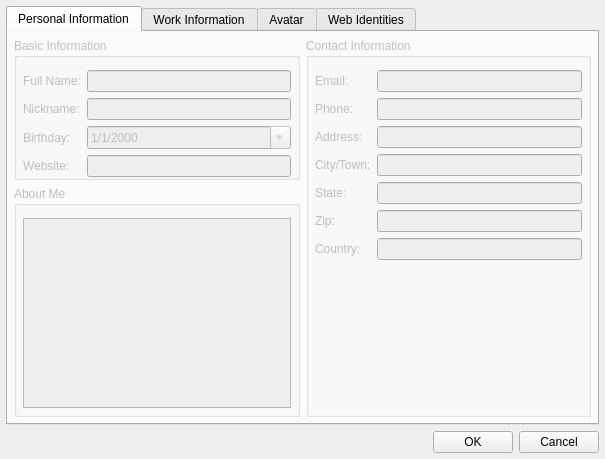
<ui version="4.0" >
 <class>EditProfileDialog</class>
 <widget class="QDialog" name="EditProfileDialog" >
  <property name="geometry" >
   <rect>
    <x>0</x>
    <y>0</y>
    <width>605</width>
    <height>459</height>
   </rect>
  </property>
  <property name="windowTitle" >
   <string>Edit Profile</string>
  </property>
  <layout class="QVBoxLayout" name="verticalLayout" >
   <property name="margin" >
    <number>6</number>
   </property>
   <item>
    <widget class="QTabWidget" name="mainTabWidget" >
     <property name="currentIndex" >
      <number>0</number>
     </property>
     <widget class="QWidget" name="tab" >
      <property name="enabled" >
       <bool>false</bool>
      </property>
      <attribute name="title" >
       <string>Personal Information</string>
      </attribute>
      <layout class="QHBoxLayout" name="horizontalLayout" >
       <property name="margin" >
        <number>6</number>
       </property>
       <item>
        <widget class="QWidget" native="1" name="widget" >
         <property name="sizePolicy" >
          <sizepolicy vsizetype="Preferred" hsizetype="Expanding" >
           <horstretch>0</horstretch>
           <verstretch>0</verstretch>
          </sizepolicy>
         </property>
         <layout class="QVBoxLayout" name="verticalLayout_2" >
          <property name="margin" >
           <number>0</number>
          </property>
          <item>
           <widget class="QGroupBox" name="groupBox_2" >
            <property name="sizePolicy" >
             <sizepolicy vsizetype="Preferred" hsizetype="Expanding" >
              <horstretch>0</horstretch>
              <verstretch>0</verstretch>
             </sizepolicy>
            </property>
            <property name="title" >
             <string>Basic Information</string>
            </property>
            <layout class="QFormLayout" name="formLayout_2" >
             <property name="fieldGrowthPolicy" >
              <enum>QFormLayout::AllNonFixedFieldsGrow</enum>
             </property>
             <property name="leftMargin" >
              <number>6</number>
             </property>
             <property name="topMargin" >
              <number>12</number>
             </property>
             <property name="rightMargin" >
              <number>6</number>
             </property>
             <property name="bottomMargin" >
              <number>0</number>
             </property>
             <item row="0" column="0" >
              <widget class="QLabel" name="label_9" >
               <property name="text" >
                <string>Full Name:</string>
               </property>
              </widget>
             </item>
             <item row="0" column="1" >
              <widget class="QLineEdit" name="fullNameLineEdit" />
             </item>
             <item row="1" column="0" >
              <widget class="QLabel" name="label_10" >
               <property name="text" >
                <string>Nickname:</string>
               </property>
              </widget>
             </item>
             <item row="1" column="1" >
              <widget class="QLineEdit" name="nicknameLineEdit" />
             </item>
             <item row="2" column="0" >
              <widget class="QLabel" name="label_14" >
               <property name="text" >
                <string>Birthday:</string>
               </property>
              </widget>
             </item>
             <item row="2" column="1" >
              <widget class="QDateEdit" name="birthdayDateEdit" >
               <property name="displayFormat" >
                <string>M/d/yyyy</string>
               </property>
               <property name="calendarPopup" >
                <bool>true</bool>
               </property>
              </widget>
             </item>
             <item row="3" column="0" >
              <widget class="QLabel" name="label_11" >
               <property name="text" >
                <string>Website:</string>
               </property>
              </widget>
             </item>
             <item row="3" column="1" >
              <widget class="QLineEdit" name="websiteLineEdit" />
             </item>
            </layout>
           </widget>
          </item>
          <item>
           <widget class="QGroupBox" name="groupBox_5" >
            <property name="title" >
             <string>About Me</string>
            </property>
            <property name="flat" >
             <bool>false</bool>
            </property>
            <property name="checkable" >
             <bool>false</bool>
            </property>
            <layout class="QHBoxLayout" name="horizontalLayout_3" >
             <property name="leftMargin" >
              <number>6</number>
             </property>
             <property name="topMargin" >
              <number>12</number>
             </property>
             <property name="rightMargin" >
              <number>6</number>
             </property>
             <property name="bottomMargin" >
              <number>6</number>
             </property>
             <item>
              <widget class="QTextEdit" name="bioTextEdit" />
             </item>
            </layout>
           </widget>
          </item>
         </layout>
        </widget>
       </item>
       <item>
        <widget class="QGroupBox" name="groupBox_4" >
         <property name="sizePolicy" >
          <sizepolicy vsizetype="Preferred" hsizetype="Expanding" >
           <horstretch>0</horstretch>
           <verstretch>0</verstretch>
          </sizepolicy>
         </property>
         <property name="title" >
          <string>Contact Information</string>
         </property>
         <layout class="QFormLayout" name="formLayout_3" >
          <property name="leftMargin" >
           <number>6</number>
          </property>
          <property name="topMargin" >
           <number>12</number>
          </property>
          <property name="rightMargin" >
           <number>6</number>
          </property>
          <property name="bottomMargin" >
           <number>6</number>
          </property>
          <item row="0" column="0" >
           <widget class="QLabel" name="label_12" >
            <property name="text" >
             <string>Email:</string>
            </property>
           </widget>
          </item>
          <item row="0" column="1" >
           <widget class="QLineEdit" name="lineEdit_9" />
          </item>
          <item row="1" column="0" >
           <widget class="QLabel" name="label_13" >
            <property name="text" >
             <string>Phone:</string>
            </property>
           </widget>
          </item>
          <item row="1" column="1" >
           <widget class="QLineEdit" name="lineEdit_11" />
          </item>
          <item row="2" column="0" >
           <widget class="QLabel" name="label_15" >
            <property name="text" >
             <string>Address:</string>
            </property>
           </widget>
          </item>
          <item row="2" column="1" >
           <widget class="QLineEdit" name="lineEdit_12" />
          </item>
          <item row="3" column="0" >
           <widget class="QLabel" name="label_16" >
            <property name="text" >
             <string>City/Town:</string>
            </property>
           </widget>
          </item>
          <item row="3" column="1" >
           <widget class="QLineEdit" name="lineEdit_13" />
          </item>
          <item row="4" column="0" >
           <widget class="QLabel" name="label_23" >
            <property name="text" >
             <string>State:</string>
            </property>
           </widget>
          </item>
          <item row="4" column="1" >
           <widget class="QLineEdit" name="lineEdit_21" />
          </item>
          <item row="5" column="0" >
           <widget class="QLabel" name="label_17" >
            <property name="text" >
             <string>Zip:</string>
            </property>
           </widget>
          </item>
          <item row="5" column="1" >
           <widget class="QLineEdit" name="lineEdit_14" />
          </item>
          <item row="6" column="0" >
           <widget class="QLabel" name="label_18" >
            <property name="text" >
             <string>Country:</string>
            </property>
           </widget>
          </item>
          <item row="6" column="1" >
           <widget class="QLineEdit" name="lineEdit_15" />
          </item>
         </layout>
        </widget>
       </item>
      </layout>
     </widget>
     <widget class="QWidget" name="tab_4" >
      <property name="enabled" >
       <bool>false</bool>
      </property>
      <attribute name="title" >
       <string>Work Information</string>
      </attribute>
      <layout class="QHBoxLayout" name="horizontalLayout_5" >
       <property name="margin" >
        <number>6</number>
       </property>
       <item>
        <widget class="QGroupBox" name="groupBox_6" >
         <property name="sizePolicy" >
          <sizepolicy vsizetype="Preferred" hsizetype="Expanding" >
           <horstretch>0</horstretch>
           <verstretch>0</verstretch>
          </sizepolicy>
         </property>
         <property name="title" >
          <string>Company Information</string>
         </property>
         <layout class="QFormLayout" name="formLayout_4" >
          <property name="leftMargin" >
           <number>6</number>
          </property>
          <property name="topMargin" >
           <number>12</number>
          </property>
          <property name="rightMargin" >
           <number>6</number>
          </property>
          <item row="0" column="0" >
           <widget class="QLabel" name="label" >
            <property name="text" >
             <string>Company:</string>
            </property>
           </widget>
          </item>
          <item row="0" column="1" >
           <widget class="QLineEdit" name="workCompanyLineEdit" />
          </item>
          <item row="1" column="0" >
           <widget class="QLabel" name="label_6" >
            <property name="text" >
             <string>Department:</string>
            </property>
           </widget>
          </item>
          <item row="1" column="1" >
           <widget class="QLineEdit" name="workDepartmentLineEdit" />
          </item>
          <item row="2" column="0" >
           <widget class="QLabel" name="label_7" >
            <property name="text" >
             <string>Position:</string>
            </property>
           </widget>
          </item>
          <item row="2" column="1" >
           <widget class="QLineEdit" name="workPositionLineEdit" />
          </item>
         </layout>
         <zorder>workPositionLineEdit</zorder>
         <zorder>label_6</zorder>
         <zorder>workDepartmentLineEdit</zorder>
         <zorder>label</zorder>
         <zorder>workCompanyLineEdit</zorder>
         <zorder>label_7</zorder>
        </widget>
       </item>
       <item>
        <widget class="QGroupBox" name="groupBox" >
         <property name="sizePolicy" >
          <sizepolicy vsizetype="Preferred" hsizetype="Expanding" >
           <horstretch>0</horstretch>
           <verstretch>0</verstretch>
          </sizepolicy>
         </property>
         <property name="title" >
          <string>Contact Information</string>
         </property>
         <layout class="QFormLayout" name="formLayout" >
          <property name="fieldGrowthPolicy" >
           <enum>QFormLayout::AllNonFixedFieldsGrow</enum>
          </property>
          <property name="leftMargin" >
           <number>6</number>
          </property>
          <property name="topMargin" >
           <number>12</number>
          </property>
          <property name="rightMargin" >
           <number>6</number>
          </property>
          <item row="0" column="0" >
           <widget class="QLabel" name="label_8" >
            <property name="text" >
             <string>Email:</string>
            </property>
           </widget>
          </item>
          <item row="0" column="1" >
           <widget class="QLineEdit" name="workEmailLineEdit" />
          </item>
          <item row="2" column="0" >
           <widget class="QLabel" name="label_21" >
            <property name="text" >
             <string>Address:</string>
            </property>
           </widget>
          </item>
          <item row="2" column="1" >
           <widget class="QLineEdit" name="workAddressLineEdit" />
          </item>
          <item row="3" column="0" >
           <widget class="QLabel" name="label_19" >
            <property name="text" >
             <string>City/Town:</string>
            </property>
           </widget>
          </item>
          <item row="3" column="1" >
           <widget class="QLineEdit" name="workCityLineEdit" />
          </item>
          <item row="4" column="0" >
           <widget class="QLabel" name="label_24" >
            <property name="text" >
             <string>State:</string>
            </property>
           </widget>
          </item>
          <item row="4" column="1" >
           <widget class="QLineEdit" name="workStateLineEdit" />
          </item>
          <item row="5" column="0" >
           <widget class="QLabel" name="label_20" >
            <property name="text" >
             <string>Zip:</string>
            </property>
           </widget>
          </item>
          <item row="5" column="1" >
           <widget class="QLineEdit" name="workZipLineEdit" />
          </item>
          <item row="6" column="0" >
           <widget class="QLabel" name="label_22" >
            <property name="text" >
             <string>Country:</string>
            </property>
           </widget>
          </item>
          <item row="6" column="1" >
           <widget class="QLineEdit" name="workCountryLineEdit" />
          </item>
          <item row="1" column="0" >
           <widget class="QLabel" name="label_2" >
            <property name="text" >
             <string>Phone:</string>
            </property>
           </widget>
          </item>
          <item row="1" column="1" >
           <widget class="QLineEdit" name="workPhoneLineEdit" />
          </item>
         </layout>
        </widget>
       </item>
      </layout>
     </widget>
     <widget class="QWidget" name="tab_2" >
      <attribute name="title" >
       <string>Avatar</string>
      </attribute>
      <layout class="QHBoxLayout" name="horizontalLayout_2" >
       <property name="margin" >
        <number>6</number>
       </property>
       <item>
        <layout class="QVBoxLayout" name="verticalLayout_4" >
         <property name="sizeConstraint" >
          <enum>QLayout::SetMinimumSize</enum>
         </property>
         <item>
          <widget class="QLabel" name="label_4" >
           <property name="text" >
            <string>&lt;!DOCTYPE HTML PUBLIC "-//W3C//DTD HTML 4.0//EN" "http://www.w3.org/TR/REC-html40/strict.dtd">
&lt;html>&lt;head>&lt;meta name="qrichtext" content="1" />&lt;style type="text/css">
p, li { white-space: pre-wrap; }
&lt;/style>&lt;/head>&lt;body style=" font-family:'Bitstream Vera Sans'; font-size:9pt; font-weight:400; font-style:normal;">
&lt;p style=" margin-top:0px; margin-bottom:0px; margin-left:0px; margin-right:0px; -qt-block-indent:0; text-indent:0px;">&lt;span style=" font-weight:600;">Your Avatar:&lt;/span>&lt;/p>&lt;/body>&lt;/html></string>
           </property>
          </widget>
         </item>
         <item>
          <widget class="QLabel" name="avatarLabel" >
           <property name="minimumSize" >
            <size>
             <width>48</width>
             <height>96</height>
            </size>
           </property>
           <property name="frameShape" >
            <enum>QFrame::StyledPanel</enum>
           </property>
           <property name="frameShadow" >
            <enum>QFrame::Raised</enum>
           </property>
           <property name="text" >
            <string/>
           </property>
           <property name="alignment" >
            <set>Qt::AlignCenter</set>
           </property>
          </widget>
         </item>
         <item>
          <widget class="QPushButton" name="avatarBrowseButton" >
           <property name="text" >
            <string>Select File...</string>
           </property>
          </widget>
         </item>
         <item>
          <widget class="QPushButton" name="clearAvatarButton" >
           <property name="text" >
            <string>Clear</string>
           </property>
          </widget>
         </item>
         <item>
          <spacer name="verticalSpacer" >
           <property name="orientation" >
            <enum>Qt::Vertical</enum>
           </property>
           <property name="sizeHint" stdset="0" >
            <size>
             <width>20</width>
             <height>40</height>
            </size>
           </property>
          </spacer>
         </item>
        </layout>
       </item>
       <item>
        <widget class="Line" name="line_2" >
         <property name="orientation" >
          <enum>Qt::Vertical</enum>
         </property>
        </widget>
       </item>
       <item>
        <layout class="QVBoxLayout" name="verticalLayout_5" >
         <item>
          <layout class="QGridLayout" name="gridLayout_2" >
           <item row="0" column="0" >
            <widget class="QLabel" name="label_5" >
             <property name="text" >
              <string>Search:</string>
             </property>
             <property name="buddy" >
              <cstring>avatarSearchLineEdit</cstring>
             </property>
            </widget>
           </item>
           <item row="0" column="1" >
            <widget class="QLineEdit" name="avatarSearchLineEdit" />
           </item>
           <item row="0" column="2" >
            <widget class="QPushButton" name="avatarSearchButton" >
             <property name="text" >
              <string>Search</string>
             </property>
             <property name="default" >
              <bool>true</bool>
             </property>
            </widget>
           </item>
          </layout>
         </item>
         <item>
          <widget class="QTabWidget" name="avatarTabWidget" >
           <property name="currentIndex" >
            <number>-1</number>
           </property>
          </widget>
         </item>
        </layout>
       </item>
      </layout>
     </widget>
     <widget class="QWidget" name="tab_3" >
      <attribute name="title" >
       <string>Web Identities</string>
      </attribute>
      <layout class="QVBoxLayout" name="verticalLayout_3" >
       <property name="margin" >
        <number>0</number>
       </property>
       <item>
        <widget class="QScrollArea" name="scrollArea" >
         <property name="styleSheet" >
          <string notr="true" >background: palette(base);</string>
         </property>
         <property name="frameShape" >
          <enum>QFrame::NoFrame</enum>
         </property>
         <property name="horizontalScrollBarPolicy" >
          <enum>Qt::ScrollBarAlwaysOff</enum>
         </property>
         <property name="widgetResizable" >
          <bool>true</bool>
         </property>
         <property name="alignment" >
          <set>Qt::AlignLeading|Qt::AlignLeft|Qt::AlignTop</set>
         </property>
         <widget class="QWidget" name="webIdentitiesContainer" >
          <property name="geometry" >
           <rect>
            <x>0</x>
            <y>0</y>
            <width>589</width>
            <height>376</height>
           </rect>
          </property>
          <layout class="QVBoxLayout" name="verticalLayout_6" >
           <property name="margin" >
            <number>6</number>
           </property>
           <item>
            <spacer name="verticalSpacer_2" >
             <property name="orientation" >
              <enum>Qt::Vertical</enum>
             </property>
             <property name="sizeHint" stdset="0" >
              <size>
               <width>20</width>
               <height>40</height>
              </size>
             </property>
            </spacer>
           </item>
          </layout>
         </widget>
        </widget>
       </item>
      </layout>
     </widget>
    </widget>
   </item>
   <item>
    <widget class="QDialogButtonBox" name="buttonBox" >
     <property name="standardButtons" >
      <set>QDialogButtonBox::Cancel|QDialogButtonBox::Ok</set>
     </property>
    </widget>
   </item>
  </layout>
  <zorder>buttonBox</zorder>
  <zorder>mainTabWidget</zorder>
 </widget>
 <resources/>
 <connections>
  <connection>
   <sender>buttonBox</sender>
   <signal>rejected()</signal>
   <receiver>EditProfileDialog</receiver>
   <slot>reject()</slot>
   <hints>
    <hint type="sourcelabel" >
     <x>421</x>
     <y>480</y>
    </hint>
    <hint type="destinationlabel" >
     <x>400</x>
     <y>500</y>
    </hint>
   </hints>
  </connection>
  <connection>
   <sender>buttonBox</sender>
   <signal>accepted()</signal>
   <receiver>EditProfileDialog</receiver>
   <slot>accept()</slot>
   <hints>
    <hint type="sourcelabel" >
     <x>466</x>
     <y>473</y>
    </hint>
    <hint type="destinationlabel" >
     <x>473</x>
     <y>500</y>
    </hint>
   </hints>
  </connection>
 </connections>
</ui>
